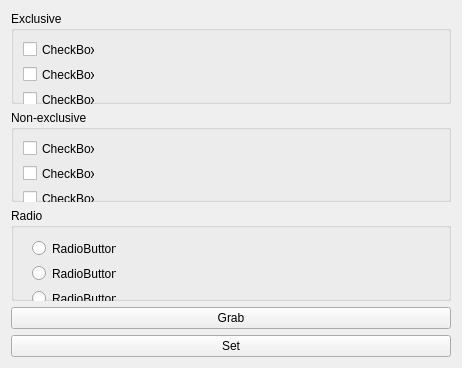
<?xml version="1.0" encoding="UTF-8"?>
<ui version="4.0">
 <class>Widget</class>
 <widget class="QWidget" name="Widget">
  <property name="geometry">
   <rect>
    <x>0</x>
    <y>0</y>
    <width>462</width>
    <height>368</height>
   </rect>
  </property>
  <property name="windowTitle">
   <string>Widget</string>
  </property>
  <layout class="QVBoxLayout" name="verticalLayout_2">
   <item>
    <layout class="QVBoxLayout" name="verticalLayout">
     <item>
      <widget class="QGroupBox" name="groupBox">
       <property name="title">
        <string>Exclusive</string>
       </property>
       <widget class="QCheckBox" name="checkBox">
        <property name="geometry">
         <rect>
          <x>12</x>
          <y>29</y>
          <width>72</width>
          <height>19</height>
         </rect>
        </property>
        <property name="text">
         <string>CheckBox</string>
        </property>
       </widget>
       <widget class="QCheckBox" name="checkBox_2">
        <property name="geometry">
         <rect>
          <x>12</x>
          <y>54</y>
          <width>72</width>
          <height>19</height>
         </rect>
        </property>
        <property name="text">
         <string>CheckBox</string>
        </property>
       </widget>
       <widget class="QCheckBox" name="checkBox_3">
        <property name="geometry">
         <rect>
          <x>12</x>
          <y>79</y>
          <width>72</width>
          <height>19</height>
         </rect>
        </property>
        <property name="text">
         <string>CheckBox</string>
        </property>
       </widget>
      </widget>
     </item>
     <item>
      <widget class="QGroupBox" name="groupBox_2">
       <property name="title">
        <string>Non-exclusive</string>
       </property>
       <widget class="QCheckBox" name="checkBox_4">
        <property name="geometry">
         <rect>
          <x>12</x>
          <y>29</y>
          <width>72</width>
          <height>19</height>
         </rect>
        </property>
        <property name="text">
         <string>CheckBox</string>
        </property>
       </widget>
       <widget class="QCheckBox" name="checkBox_5">
        <property name="geometry">
         <rect>
          <x>12</x>
          <y>54</y>
          <width>72</width>
          <height>19</height>
         </rect>
        </property>
        <property name="text">
         <string>CheckBox</string>
        </property>
       </widget>
       <widget class="QCheckBox" name="checkBox_6">
        <property name="geometry">
         <rect>
          <x>12</x>
          <y>79</y>
          <width>72</width>
          <height>19</height>
         </rect>
        </property>
        <property name="text">
         <string>CheckBox</string>
        </property>
       </widget>
      </widget>
     </item>
     <item>
      <widget class="QGroupBox" name="groupBox_3">
       <property name="title">
        <string>Radio</string>
       </property>
       <widget class="QRadioButton" name="radioButton">
        <property name="geometry">
         <rect>
          <x>21</x>
          <y>31</y>
          <width>84</width>
          <height>19</height>
         </rect>
        </property>
        <property name="text">
         <string>RadioButton</string>
        </property>
       </widget>
       <widget class="QRadioButton" name="radioButton_2">
        <property name="geometry">
         <rect>
          <x>21</x>
          <y>56</y>
          <width>84</width>
          <height>19</height>
         </rect>
        </property>
        <property name="text">
         <string>RadioButton</string>
        </property>
       </widget>
       <widget class="QRadioButton" name="radioButton_3">
        <property name="geometry">
         <rect>
          <x>21</x>
          <y>81</y>
          <width>84</width>
          <height>19</height>
         </rect>
        </property>
        <property name="text">
         <string>RadioButton</string>
        </property>
       </widget>
      </widget>
     </item>
     <item>
      <widget class="QPushButton" name="pushButton">
       <property name="text">
        <string>Grab</string>
       </property>
      </widget>
     </item>
     <item>
      <widget class="QPushButton" name="pushButton_2">
       <property name="text">
        <string>Set</string>
       </property>
      </widget>
     </item>
    </layout>
   </item>
  </layout>
 </widget>
 <layoutdefault spacing="6" margin="11"/>
 <resources/>
 <connections/>
</ui>
